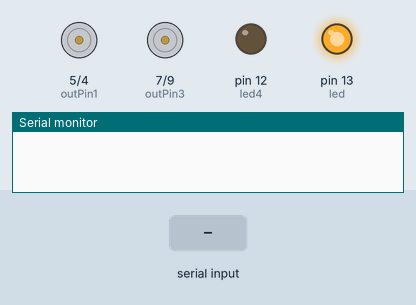
Bench run of a sketch on a simulated Arduino Pro Mini, built with avr-gcc and run on an emulated ATmega328P. Parts: motor-driver pin pairs drawn as motors (green arrow = first pin HIGH = forward, orange = second pin HIGH = backward, longer = more drive, scaled by the enable pin), output pins drawn as LEDs (lit = HIGH), the last lines printed to the serial monitor. Inputs (shaded band) come from the test bench.

Above: at 1.2 s.
1.3 s: "F" received over the second serial link
At 1.8 s:
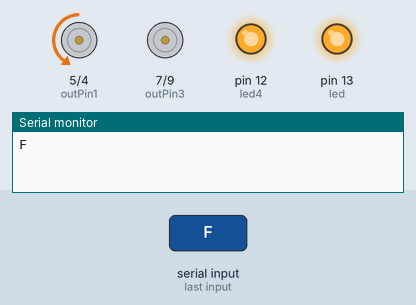
2.8 s: "B" received over the second serial link
At 4.0 s:
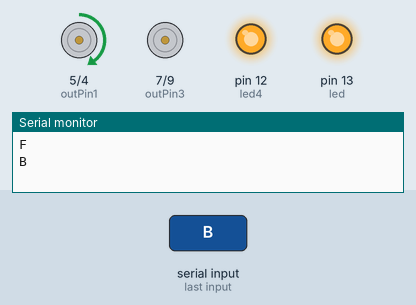
4.3 s: "S" received over the second serial link
At 5.3 s:
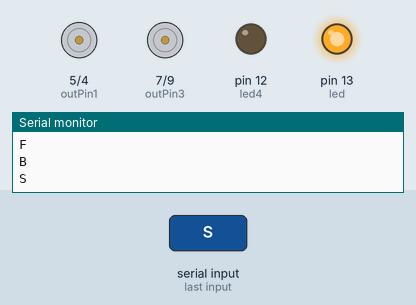
5.8 s: "R" received over the second serial link
At 6.4 s:
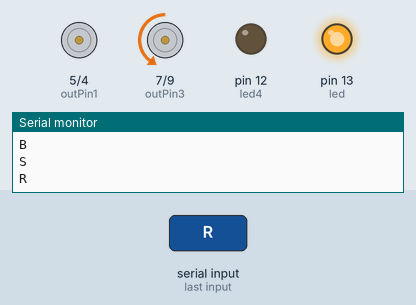
7.3 s: "L" received over the second serial link
At 7.6 s:
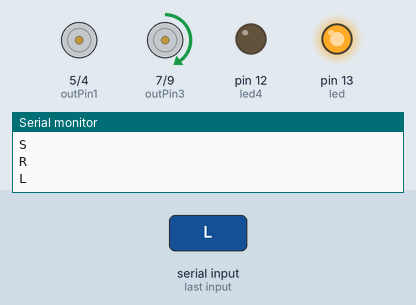
8.8 s: "I" received over the second serial link
At 9.9 s:
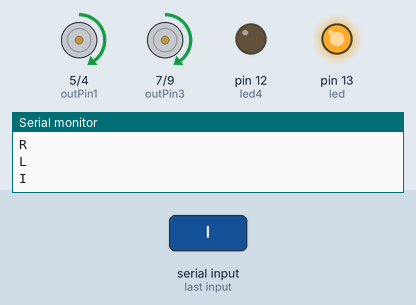
Timing chart, 0 to 11.3 s (numbered marks = the images above; inputs shaded):
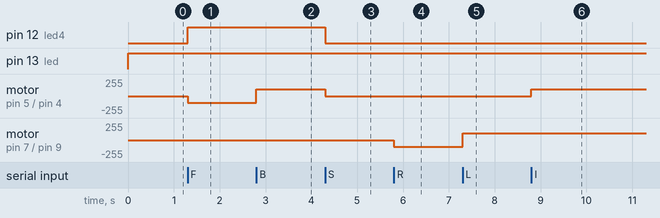

Measured:
- after the input at 1.3 s, pin 12 (led4): LOW → HIGH at once; motor on pin 5 (outPin1) / pin 4 (outPin2): stopped → backward 100/255 at once
- after the input at 2.8 s, motor on pin 5 (outPin1) / pin 4 (outPin2): backward 100/255 → forward 100/255 at once
- after the input at 4.3 s, pin 12 (led4): HIGH → LOW at once; motor on pin 5 (outPin1) / pin 4 (outPin2): forward 100/255 → stopped at once
- after the input at 5.8 s, motor on pin 7 (outPin3) / pin 9 (outPin4): stopped → backward 100/255 at once
- after the input at 7.3 s, motor on pin 7 (outPin3) / pin 9 (outPin4): backward 100/255 → forward 100/255 at once
- after the input at 8.8 s, motor on pin 5 (outPin1) / pin 4 (outPin2): stopped → forward 100/255 at once

The sketch:

pro-mini.ino
```cpp
#include <SoftwareSerial.h>

SoftwareSerial mySerial(11,13);
int led = 13;        //led
int outPin2 = 4;        //led 4
int outPin1 = 5;     //motor1 pwm R
int Motor_A_Enable = 3 ;
int led4 = 12;    //motor1 L
int outPin4 = 9;   //motor2 pwm B
int outPin3 = 7;   //motor2 F
int Motor_B_Enable = 10 ;
char data = ' ';
int speedCar = 100;
void setup()
{
  mySerial.begin(9600);
  Serial.begin(9600);
  pinMode(led,OUTPUT);
   pinMode(led4,OUTPUT);
   pinMode(outPin1,OUTPUT);
  pinMode(outPin2,OUTPUT);
  pinMode(outPin3,OUTPUT);
  pinMode(outPin4,OUTPUT);
}

// Add the main program code into the continuous loop() function
void loop()
{
  digitalWrite(led,HIGH);
  if(mySerial.available()){
    data = mySerial.read();
    Serial.println(data);

    /*________________________________________________________________________*/
    switch (data)
    {
     case 'F':        //move forwards
     {
       //digitalWrite(outPin3,HIGH);
       analogWrite(Motor_B_Enable, speedCar);
        analogWrite(Motor_A_Enable, speedCar);
       digitalWrite(outPin1,LOW);
       digitalWrite(outPin2,HIGH);
        digitalWrite(outPin3,LOW);
       digitalWrite(led4,HIGH);
       digitalWrite(outPin4,LOW);
       break;
     }
     case 'B':       //move backwards
     {
      analogWrite(Motor_B_Enable, speedCar);
        analogWrite(Motor_A_Enable, speedCar);
       digitalWrite(outPin1,HIGH);
       digitalWrite(outPin2,LOW);
       digitalWrite(outPin3,LOW);
       digitalWrite(outPin4,LOW);
       break;

     }
     case 'S':     //stop!!
     {
      analogWrite(Motor_B_Enable, speedCar);
        analogWrite(Motor_A_Enable, speedCar);
       digitalWrite(outPin1,LOW);
       digitalWrite(outPin2,LOW);
       digitalWrite(outPin3,LOW);
       digitalWrite(outPin4,LOW);
       //digitalWrite(led,LOW);
        digitalWrite(led4,LOW);
        break;
     }
     case 'R':   //right
     {
      analogWrite(Motor_B_Enable, speedCar);
        analogWrite(Motor_A_Enable, speedCar);
       digitalWrite(outPin4,HIGH);
       digitalWrite(outPin2,LOW);
       digitalWrite(outPin3,LOW);
       digitalWrite(outPin1,LOW);
       break;
     }
     case 'L':    //left
     {
      analogWrite(Motor_B_Enable, speedCar);
        analogWrite(Motor_A_Enable, speedCar);
       digitalWrite(outPin1,LOW);
       digitalWrite(outPin3,HIGH);
       digitalWrite(outPin2,LOW);
       digitalWrite(outPin4,LOW);
       break;
     }
     case 'I':    //forward right
     {
       analogWrite(Motor_B_Enable, speedCar);
        analogWrite(Motor_A_Enable, speedCar);
       digitalWrite(outPin1,HIGH);
       digitalWrite(outPin2,LOW);
       digitalWrite(outPin3,HIGH);
       digitalWrite(outPin4,LOW);
       break;
     }
     case 'G':   //forward left
     {
      analogWrite(Motor_B_Enable, speedCar);
        analogWrite(Motor_A_Enable, speedCar);
       digitalWrite(outPin1,LOW);
       digitalWrite(outPin2,HIGH);
       digitalWrite(outPin3,HIGH);
       digitalWrite(outPin4,LOW);
       break;
     }
     case 'H': {  // back left
        analogWrite(Motor_B_Enable, speedCar);
        analogWrite(Motor_A_Enable, speedCar);
        digitalWrite(outPin1,LOW);
       digitalWrite(outPin2,HIGH);
       digitalWrite(outPin3,HIGH);
       digitalWrite(outPin4,LOW);
       break;
      }
      case 'J': {  // back right
        analogWrite(Motor_B_Enable, speedCar);
        analogWrite(Motor_A_Enable, speedCar);
        digitalWrite(outPin1,HIGH);
       digitalWrite(outPin2,LOW);
       digitalWrite(outPin3,LOW);
       digitalWrite(outPin4,HIGH);
       break;
      }
       case '1':speedCar = 115;break;
        case '2':speedCar = 130;break;
        case '3':speedCar = 145;break;
        case '4':speedCar = 160;break;
        case '5':speedCar = 175;break;
        case '6':speedCar = 190;break;
        case '7':speedCar = 205;break;
        case '8':speedCar = 220;break;
        case '9':speedCar = 235;break;
        case 'q':speedCar = 255;break;
      default: //If bluetooth module receives any value not listed above, both motors turn off
        analogWrite(Motor_A_Enable, 0);
        analogWrite(Motor_B_Enable, 0);

     }

  }

}
```
